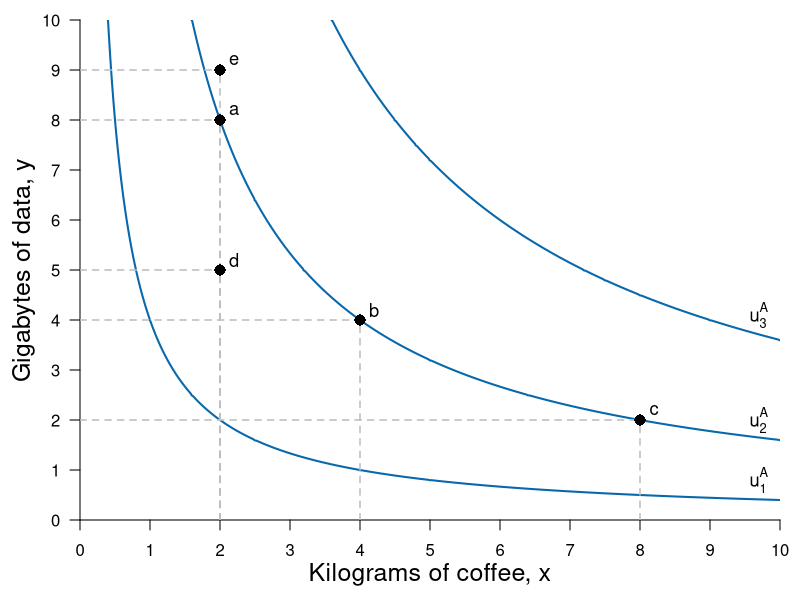

R code for this plot:
# Graph Designer: Simon Halliday + Bridget Diana
# Authors: Bowles, Foley and Halliday
# Title: Coordination, Conflict and Competition: A Text in Microeconomics

library(shape)
pdf(file = "mathappendix/indiff_map_math.pdf", width = 8, height = 6)

#Set parameters for graphics
axislabelsize <- 1.5
labelsize <- 1.1
graphlinewidth <- 2
segmentlinewidth <- 1.5

COL <- c("#7fc97f", "#beaed4", "#fdc086", "#ffff99", "#386cb0", "#f0027f", "#bf5b17", "#666666")
COLA <- c("#e0f3db", "#99d8c9","#66c2a4","#41ae76", "#238b45", "#005824")
COLB <- c("#4eb3d3", "#2b8cbe", "#0868ac","#084081")

#Edited the margins to cater for the larger LHS labels
par(mar =  c(4, 4, 1, 1))

#Change this to make it log of l 

# ppf <- function(l, k = 0.5) {
#   k * (1/l)
# }

ppf <- function(x, k = 0.1, maxy = 8, alpha = 2) {
  maxy - k*x^alpha 
}

uFn <- function(x, y, alpha = 0.5){
  (x^alpha)*(y^(1-alpha))
}

xlims <- c(0, 10)
ylims <- c(0, 10)

npts <- 501 
x <- seq(xlims[1], xlims[2], length.out = npts)
y <- seq(ylims[1], ylims[2], length.out = npts) 
a <- c(2, 4, 6)

plot(0, 0, xlim = xlims, ylim = ylims, type = "n",
     xlab = expression(paste("")),
     ylab = expression(paste("")), 
     xaxt = "n", 
     yaxt = "n", 
     cex.lab = axislabelsize, 
     bty = "n", 
     xaxs="i", 
     yaxs="i"
)


ticksy <- seq(from = 0, to = ylims[2], by = 1)
ylabels <- seq(from = 0, to = ylims[2], by = 1)
ticksx <- seq(from = 0, to = xlims[2], by = 1)
xlabels <- seq(from = 0, to = xlims[2], by = 1)
# ticksy <- c(ylims[1], 5, 8, ylims[2])
# ylabels <- c(NA, expression(paste(y,"*")), expression(paste(bar(y))), NA)
# ticksx <- c(xlims[1], 5, 8.944272, xlims[2])
# xlabels <- c(NA, expression(paste(x,"*")), expression(paste(bar(x))), NA)

axis(1, at = ticksx, pos = 0, labels = xlabels)
axis(2, at = ticksy, pos = 0, labels = ylabels, las = 1)

npts <- 500 
xx1 <- seq(xlims[1], xlims[2], length.out = npts)
xx2 <- seq(0, xlims[2], length.out = npts)
xx3 <- seq(xlims[1], 0, length.out = npts)

#Draw the polygon for shading the feasible set
#xpoly1 <- seq(from = xlims[1], to = xlims[2], length.out = 500)
#ypoly1 <- ppf(xpoly1, k = 0.1, maxy = 8, alpha = 2)
#polygon(x = c(xpoly1, rev(xpoly1[1])), y = c(ypoly1, rev(ypoly1)[1]), col=COLA[1], density=NULL, border = NA)

#Draw the graphs
#lines(xx1, ppf(xx1, k = 0.1, maxy = 8, alpha = 2), col = COLA[5], lwd = graphlinewidth)
#lines(xx2, fishProd(xx2, k = 2), col = COLB[3], lwd = graphlinewidth)
#lines(xx3, feasibleLabor(xx3, time = 10), col = COL[3], lwd = graphlinewidth)
#lines(xx4, manufactureProd(xx4, k = 0.1, alpha = 2), col = COLB[4], lwd = graphlinewidth)

#Label the feasible frontier
# text(3.2, 1, expression("Feasible Frontier"), cex = labelsize)
# text(3.2, 0.5, expression("(production possibilities frontier)"), cex = labelsize)
# Arrows(4.35, 0.95, 8.1, 0.95, col = "black", lty = 1, lwd = 2, arr.type = "triangle", arr.lwd = 0.5)

contour(x, y, 
        outer(x, y, uFn),
        drawlabels = FALSE,
        col = COLB[3],
        lwd = graphlinewidth,
        levels = a, 
        xaxs="i", 
        yaxs="i", 
        add = TRUE)

#Axis labels
mtext(expression(paste("Kilograms of coffee, ", x)), side = 1, line = 2.5, cex = axislabelsize)
text(-0.8, 5, expression(paste("Gigabytes of data, ", y)), xpd = TRUE, cex = axislabelsize, srt = 90) 


#Segments before points
segments(0, 4, 4, 4, lty = 2, col = "gray", lwd = segmentlinewidth)
segments(4, 0, 4, 4, lty = 2, col = "gray", lwd = segmentlinewidth)

segments(0, 8, 2, 8, lty = 2, col = "gray", lwd = segmentlinewidth)
segments(2, 0, 2, 8, lty = 2, col = "gray", lwd = segmentlinewidth)

segments(0, 2, 8, 2, lty = 2, col = "gray", lwd = segmentlinewidth)
segments(8, 0, 8, 2, lty = 2, col = "gray", lwd = segmentlinewidth)

segments(0, 5, 2, 5, lty = 2, col = "gray", lwd = segmentlinewidth)
segments(2, 0, 2, 5, lty = 2, col = "gray", lwd = segmentlinewidth)

segments(0, 9, 2, 9, lty = 2, col = "gray", lwd = segmentlinewidth)
segments(2, 0, 2, 9, lty = 2, col = "gray", lwd = segmentlinewidth)


#Annotate points (4,4),(2,8),(8,2) on feasibility frontier
text(4.2, 4.2, expression(paste(b)), cex = labelsize)
points(4, 4, pch = 16, col = "black", cex = 1.5)

text(2.2, 8.2, expression(paste(a)), cex = labelsize)
points(2, 8, pch = 16, col = "black", cex = 1.5)

text(8.2, 2.2, expression(paste(c)), cex = labelsize)
points(8, 2, pch = 16, col = "black", cex = 1.5)


#Annotate points between the indifference curves along x = 2
text(2.2, 5.2, expression(paste(d)), cex = labelsize)
points(2, 5, pch = 16, col = "black", cex = 1.5)

text(2.2, 9.2, expression(paste(e)), cex = labelsize)
points(2, 9, pch = 16, col = "black", cex = 1.5)





#Add mrs = mrt at i
# text(5.25, 7.25, expression(paste(mrs(x,y) == mrt(x,y))), cex = labelsize)
# Arrows(5.25, 7, 5.25, 5.75, col = "black", lty = 1, lwd = 2, arr.type = "triangle", arr.lwd = 0.5)

#Label the indifference curves
text(9.7, .8, expression(u[1]^A), cex = labelsize)
text(9.7, 2, expression(u[2]^A), cex = labelsize)
text(9.7, 4.1, expression(u[3]^A), cex = labelsize)

dev.off()
